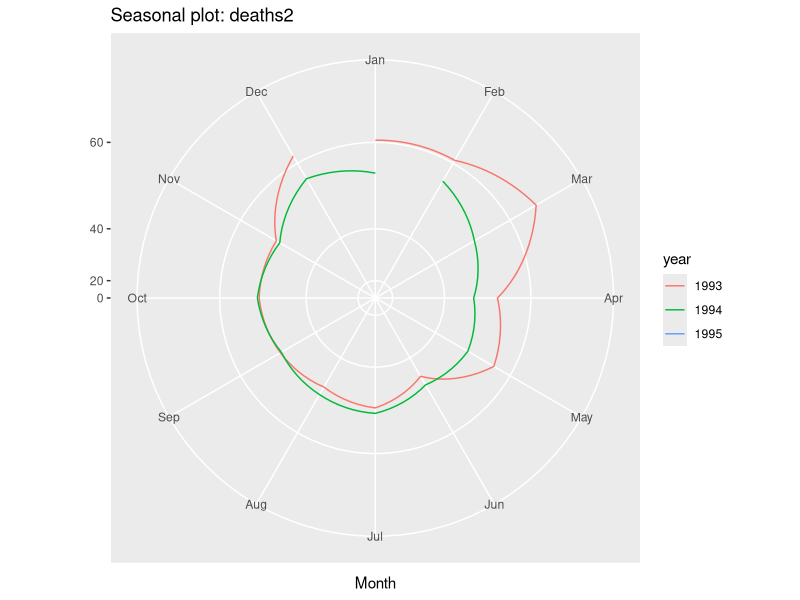
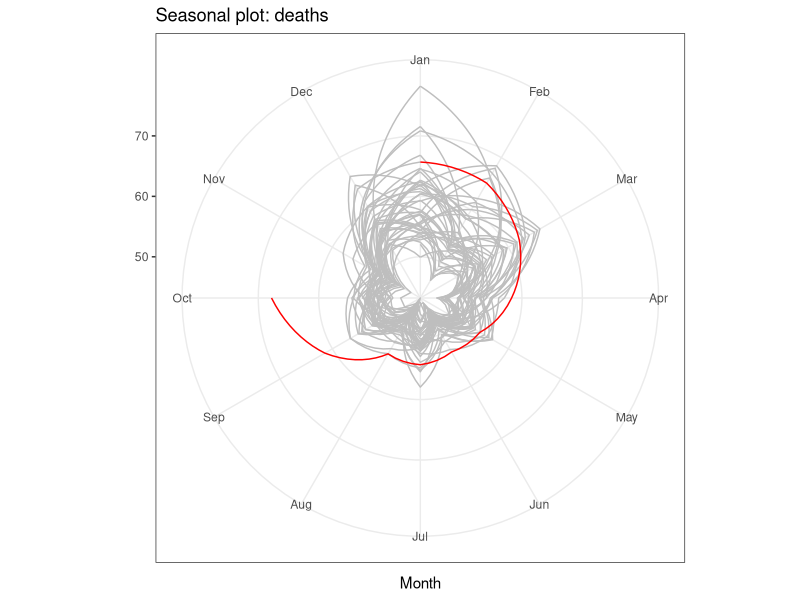
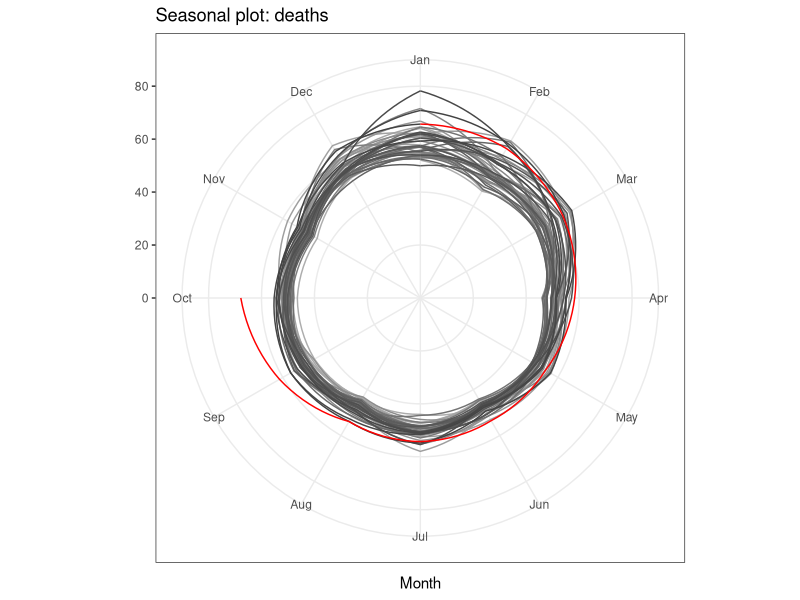
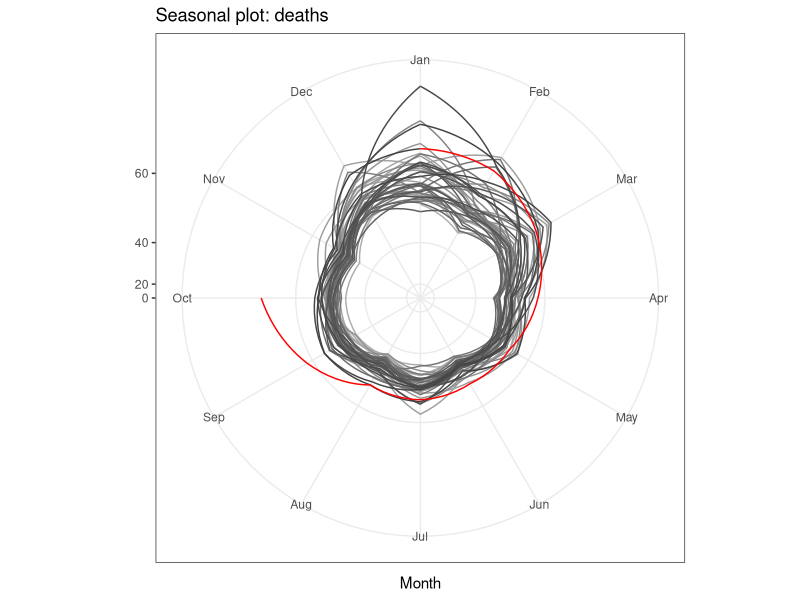
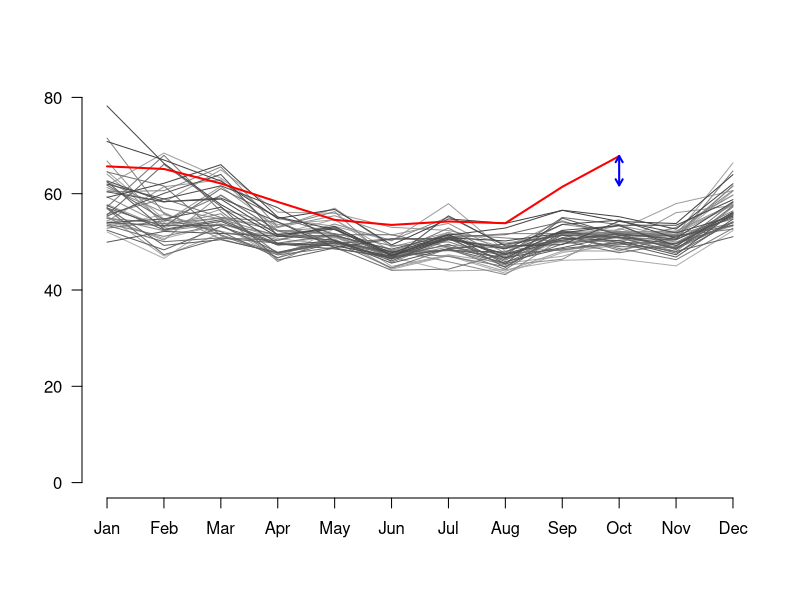
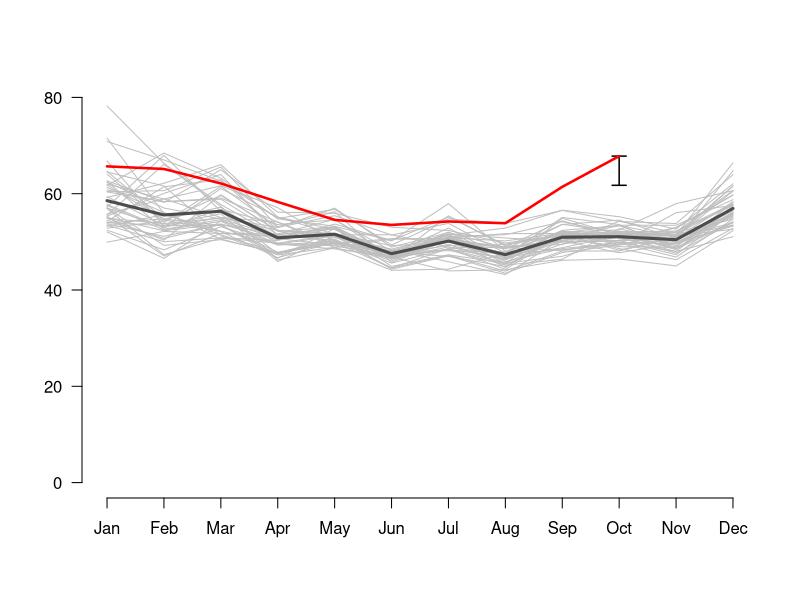

These figures' R source, in order:
###############################################################################
# preliminaries
###############################################################################
library(readr)
library(tidyr)
library(dplyr)
library(ggplot2)
library(forecast)
library(lubridate) 

###############################################################################
#### import data ##############################################################

monthly <- readr::read_table2("data/monthly_deaths_slovenia_1977_2020.txt",
                              col_types = c(year = col_number(),
                                            month = col_number(),
                                            value = col_number()))

st <- as.Date("1977-01-01")
en <- as.Date("2020-10-01")
ll <- seq(en, st, by = "-1 month")
t<-days_in_month(ll)

monthly %>% 
  dplyr::mutate(month = as.numeric(month),
                daily  = value / t ) -> monthly


group = c(rep(1, 43), rep(2, 1))
deaths <- ts(monthly$daily, start=c(1977, 1), end=c(2020, 10), frequency=12)


greyz <- rev(paste0("gray", 26:(26+42)))
colz <-c( rev(paste0("gray", 26:(26+42))), "red")


monthly %>% 
  select(-value) %>% 
  spread(year, daily) %>% 
  mutate(Means = rowMeans(.[,2:43])) -> df




#square function
sq<-function(x){
  x^2
}
#inverse square function (square root)
isq<-function(x){
  print(paste("isq",x))  #debug statement
  x<-ifelse(x<0, 0, x)
  sqrt(x)
}

###############################################################################
deaths2  <- window(deaths, start=c(1993, 1), end=c(1995, 1))

ggseasonplot(deaths2,  polar=TRUE) +
  scale_y_continuous(
    limits = c(0, 70),
    trans=scales::trans_new("sq", sq, isq)) 

ggseasonplot(deaths,  polar=TRUE, size = c(rep(1, 43), rep(2, 1))) +
  theme_bw() +
  theme(legend.position = "none")  +
  scale_colour_manual(values=c(rep("gray",43), "red")) 


ggseasonplot(deaths, polar = TRUE) +
  theme_bw() +
  scale_y_continuous(
    limits = c(0, 80)) +
  theme(legend.position = "none")  +
  scale_colour_manual(values=c(greyz, "red")) 



ggseasonplot(deaths,  polar=TRUE, size = c(rep(1, 43), rep(2, 1))) +
  theme_bw() +
  #geom_line( alpha = c(rep(0.5, 559), rep(1, 10))) +
  # geom_path(size = c(rep(0.5, 559), rep(3, 10))) +
  scale_y_continuous(
    limits = c(0, max(deaths)),
   trans=scales::trans_new("sq", sq, isq)) +
  theme(legend.position = "none")  +
  scale_colour_manual(values=c(greyz, "red")) 

###############################################################################

plot(1:12, rep(0,12), ylim = c(0,80), type = "n",
     axes = FALSE,
     xlab = "",
     ylab = "")
axis(1, at = 1:12, labels = month.abb)
axis(2, las =2)

for (i in 2:44){
  lines(1:12, df[[i]] , col = colz[i-1], type = 'l')
}
lines(1:12, df[[45]] , col = colz[44], type = 'l', lwd = 2)
arrows(10, pull(df[10,45]),10, pull(df[10,45])-188/31, col = "blue", lwd = 2, code = 3,
              length=0.07,angle=30)

###############################################################################


plot(1:12, rep(0,12), ylim = c(0,80), type = "n",
     axes = FALSE,
     xlab = "",
     ylab = "")
axis(1, at = 1:12, labels = month.abb)
axis(2, las =2)

for (i in 2:44){
  lines(1:12, df[[i]] , col = "gray",  type = 'l')
}
lines(1:12, df[[46]] , col = "gray30", type = 'l', lwd = 3)

arrows(10, pull(df[10,45]),10, pull(df[10,45])-188/31, col = "black", lwd = 1.5, code = 3,
       length=0.07,angle=90)

lines(1:12, df[[45]] , col = colz[44], type = 'l', lwd = 2.5)


      